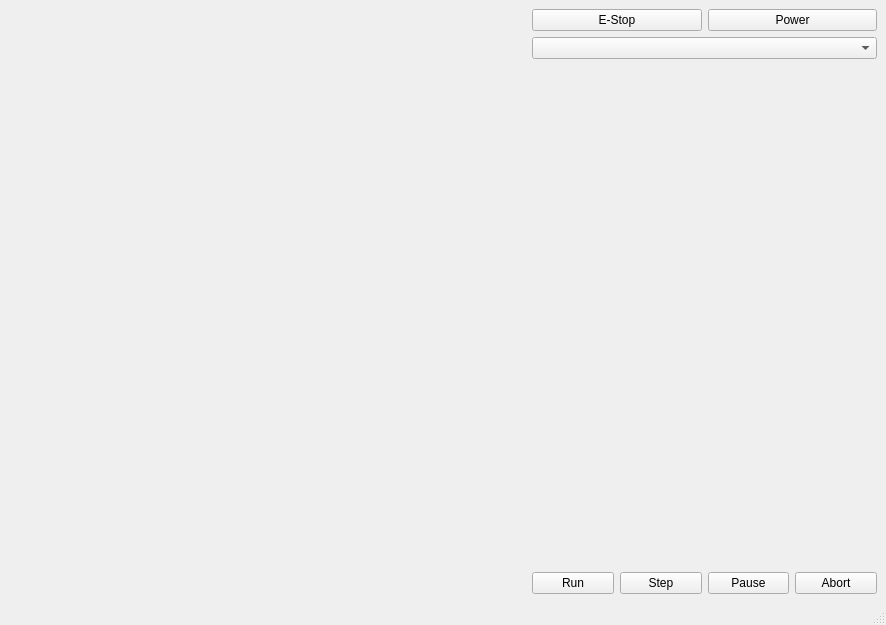
<?xml version="1.0" encoding="UTF-8"?>
<ui version="4.0">
 <class>MainWindow</class>
 <widget class="QMainWindow" name="MainWindow">
  <property name="geometry">
   <rect>
    <x>0</x>
    <y>0</y>
    <width>886</width>
    <height>625</height>
   </rect>
  </property>
  <property name="windowTitle">
   <string>MainWindow</string>
  </property>
  <widget class="QWidget" name="centralwidget">
   <layout class="QVBoxLayout" name="verticalLayout">
    <item>
     <layout class="QHBoxLayout" name="horizontalLayout" stretch="3,2">
      <item>
       <widget class="GcodeBackplot" name="gcodebackplot"/>
      </item>
      <item>
       <layout class="QVBoxLayout" name="verticalLayout_2">
        <item>
         <layout class="QHBoxLayout" name="horizontalLayout_2">
          <item>
           <widget class="ActionButton" name="actionbutton_2">
            <property name="text">
             <string>E-Stop</string>
            </property>
            <property name="checkable">
             <bool>true</bool>
            </property>
            <property name="actionName" stdset="0">
             <string>machine.estop.toggle</string>
            </property>
           </widget>
          </item>
          <item>
           <widget class="ActionButton" name="actionbutton">
            <property name="text">
             <string>Power</string>
            </property>
            <property name="checkable">
             <bool>true</bool>
            </property>
            <property name="actionName" stdset="0">
             <string>machine.power.toggle</string>
            </property>
           </widget>
          </item>
         </layout>
        </item>
        <item>
         <widget class="RecentFileComboBox" name="recentfilecombobox"/>
        </item>
        <item>
         <widget class="GcodeEditor" name="gcodeeditor"/>
        </item>
        <item>
         <layout class="QHBoxLayout" name="horizontalLayout_3">
          <item>
           <widget class="ActionButton" name="actionbutton_3">
            <property name="text">
             <string>Run</string>
            </property>
            <property name="actionName" stdset="0">
             <string>program.run</string>
            </property>
           </widget>
          </item>
          <item>
           <widget class="ActionButton" name="actionbutton_7">
            <property name="text">
             <string>Step</string>
            </property>
            <property name="actionName" stdset="0">
             <string>program.step</string>
            </property>
           </widget>
          </item>
          <item>
           <widget class="ActionButton" name="actionbutton_4">
            <property name="text">
             <string>Pause</string>
            </property>
            <property name="actionName" stdset="0">
             <string>program.pause</string>
            </property>
           </widget>
          </item>
          <item>
           <widget class="ActionButton" name="actionbutton_6">
            <property name="text">
             <string>Abort</string>
            </property>
            <property name="actionName" stdset="0">
             <string>program.abort</string>
            </property>
           </widget>
          </item>
         </layout>
        </item>
       </layout>
      </item>
     </layout>
    </item>
   </layout>
  </widget>
  <widget class="QStatusBar" name="statusbar"/>
  <action name="actionExit">
   <property name="text">
    <string>Exit</string>
   </property>
   <property name="shortcut">
    <string>Ctrl+Q</string>
   </property>
  </action>
  <action name="actionOPEN">
   <property name="text">
    <string>oPEN</string>
   </property>
  </action>
  <action name="actionOpen">
   <property name="text">
    <string>Open</string>
   </property>
   <property name="shortcut">
    <string>Ctrl+O</string>
   </property>
  </action>
  <action name="actionFullscreen">
   <property name="checkable">
    <bool>true</bool>
   </property>
   <property name="text">
    <string>Fullscreen</string>
   </property>
   <property name="shortcut">
    <string>F11</string>
   </property>
  </action>
 </widget>
 <customwidgets>
  <customwidget>
   <class>GcodeBackplot</class>
   <extends>QWidget</extends>
   <header>qtpyvcp.widgets.display_widgets.gcode_backplot.gcode_backplot</header>
   <container>1</container>
  </customwidget>
  <customwidget>
   <class>GcodeEditor</class>
   <extends>QFrame</extends>
   <header>qtpyvcp.widgets.input_widgets.gcode_editor</header>
  </customwidget>
  <customwidget>
   <class>RecentFileComboBox</class>
   <extends>QComboBox</extends>
   <header>qtpyvcp.widgets.input_widgets.recent_file_combobox</header>
  </customwidget>
  <customwidget>
   <class>ActionButton</class>
   <extends>QPushButton</extends>
   <header>qtpyvcp.widgets.button_widgets.action_button</header>
  </customwidget>
 </customwidgets>
 <resources/>
 <connections/>
</ui>
